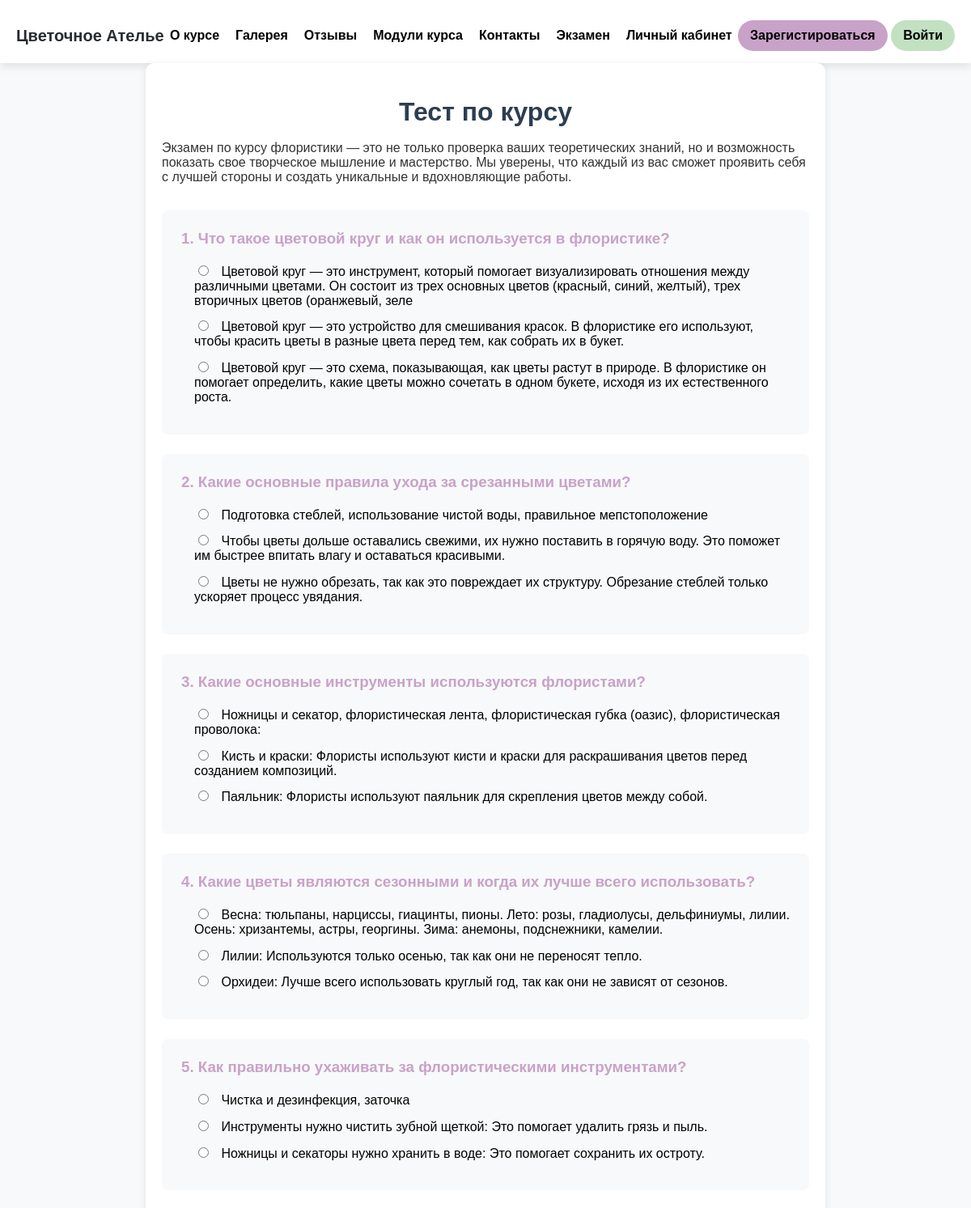
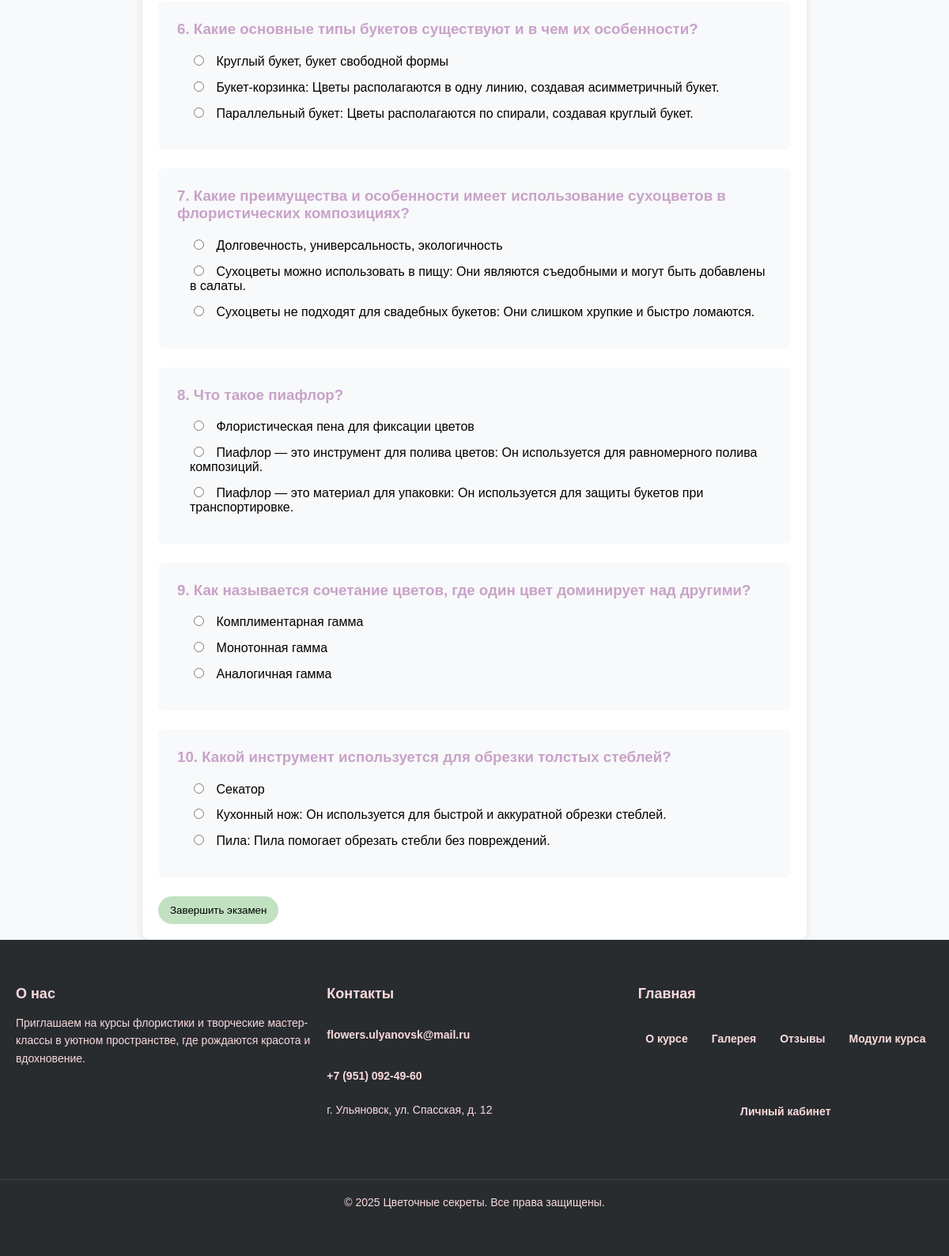
The app's page /user/exam/ (signed in) with its own data (2 pictures, top to bottom).
### users/models.py (models this page shows, shortened)
class Exam(models.Model):
    title = models.CharField(max_length=200)
    description = models.TextField()
    passing_score = models.PositiveIntegerField(default=70)
    course = models.ForeignKey('courses.Course', on_delete=models.CASCADE, related_name='exams')

class Question(models.Model):
    exam = models.ForeignKey(Exam, on_delete=models.CASCADE)
    text = models.TextField()
    order = models.PositiveIntegerField(default=0)

class Answer(models.Model):
    question = models.ForeignKey(Question, on_delete=models.CASCADE)
    text = models.CharField(max_length=200)
    is_correct = models.BooleanField(default=False)

### users/views.py (the view, shortened to what this page needs)
# urls.py: path('exam/', views.exam_view, name='exam'),
def exam_view(request):
    exam = Exam.objects.first()
    if not exam:
        return render(request, "users/no_exam.html")  # Создайте этот шаблон, если нужно
    questions = exam.question_set.order_by("order")
    return render(request, "users/exam.html", {"exam": exam, "questions": questions})

### users/templates/users/exam.html (shortened to what this page needs)
{% extends "base.html" %}
{% load static %}
{% block css_modules %}
<link rel="stylesheet" href="{% static 'deps/css/modules.css' %}">
{% endblock %}
{% block exam %}
    {% if user.is_authenticated %}
        <div class="exam-container">
            <h1 class="exam-title">{{ exam.title }}</h1>
            <p class="exam-description">{{ exam.description }}</p>
            <form method="post" class="exam-form">
                {% for question in questions %}
                    <div class="question-card">
                        <h3 class="question-text">{{ forloop.counter }}. {{ question.text }}</h3>
                        <div class="answers-container">
                            {% for answer in question.answer_set.all %}
                                <div class="answer-option">
                                    <input type="radio" id="answer_{{ answer.id }}" name="question_{{ question.id }}" value="{{ answer.id }}" required>
                                    <label for="answer_{{ answer.id }}">{{ answer.text }}</label>
                                </div>
                            {% endfor %}
                        </div>
                    </div>
                {% endfor %}
                <button type="submit" class="btn btn-green">Завершить экзамен</button>
            </form>
        </div>
    {% else %}
        <div class="exam-container">
            <h2>Для прохождения экзамена необходимо войти</h2>
            <a href="{% url 'users:login' %}" class="btn btn-purple">Войти</a>
        </div>
    {% endif %}
{% endblock %}

### static/deps/css/button.css (style rules this page uses)
.btn { border: none; border-radius: 122px; color: black; text-decoration: none; text-align: center; padding: 10px 15px; }
.btn-green { background-color: #C1E1C1; }

### static/deps/css/style.css (style rules this page uses)
body { margin: 0; padding: 0; font-family: 'MyFont', -apple-system, BlinkMacSystemFont, sans-serif; }
h1 { text-align: center; color: #282C2F; line-height: 1.2; text-transform: none; font-size: 2 em; font-weight: bold; }

### static/deps/css/user.css (style rules this page uses)
:root { --primary-color: #2c3e50; --secondary-color: #f1c40f; --error-color: #e74c3c; --background-light: #f8f9fa; --text-dark: #333; --text-light: #666; --border-radius: 8px; --box-shadow: 0 2px 4px rgba(0, 0, 0, 0.1); }
body { font-family: 'Arial', sans-serif; margin: 0; padding: 0; background-color: var(--background-light); }
.exam-container { max-width: 800px; margin: 2rem auto; padding: 2rem; background: white; border-radius: 10px; box-shadow: 0 2px 10px rgba(0, 0, 0, 0.1); }
.exam-title { color: var(--primary-color); margin-bottom: 1rem; }
.exam-description { color: var(--text-dark); margin-bottom: 2rem; }
.question-card { background: #f8f9fa; padding: 1.5rem; border-radius: 8px; margin-bottom: 1.5rem; display: block; }
.question-text { color: #C8A2C8; margin-top: 0; }
.answers-container { margin-left: 1rem; }
.answer-option { margin: 0.8rem 0; }
.answer-option label { margin-left: 0.5rem; cursor: pointer; }
.exam-container { max-width: 800px; margin: 0 auto; padding: 20px; }

### records on screen
Exam: title "Тест по курсу", description "Экзамен по курсу флористики — это не только проверка ваших теоретических знаний, но и возможность показать свое творческое мышление и мастерство. Мы уверены, что каждый из вас сможет проявить себя с лучшей стороны и создать уникальные и вдохновляющие работы."
Question: text "Что такое цветовой круг и как он используется в флористике?"
Answer: text "Цветовой круг — это инструмент, который помогает визуализировать отношения между различными цветами. Он состоит из трех основных цветов (красный, синий, желтый), трех вторичных цветов (оранжевый, зеле"
Answer: text "Цветовой круг — это устройство для смешивания красок. В флористике его используют, чтобы красить цветы в разные цвета перед тем, как собрать их в букет."
Answer: text "Цветовой круг — это схема, показывающая, как цветы растут в природе. В флористике он помогает определить, какие цветы можно сочетать в одном букете, исходя из их естественного роста."
Question: text "Какие основные правила ухода за срезанными цветами?"
Answer: text "Подготовка стеблей, использование чистой воды, правильное мепстоположение"
Answer: text "Чтобы цветы дольше оставались свежими, их нужно поставить в горячую воду. Это поможет им быстрее впитать влагу и оставаться красивыми."
Answer: text "Цветы не нужно обрезать, так как это повреждает их структуру. Обрезание стеблей только ускоряет процесс увядания."
Question: text "Какие основные инструменты используются флористами?"
Answer: text "Ножницы и секатор, флористическая лента, флористическая губка (оазис), флористическая проволока:"
Answer: text "Кисть и краски: Флористы используют кисти и краски для раскрашивания цветов перед созданием композиций."
Answer: text "Паяльник: Флористы используют паяльник для скрепления цветов между собой."
Question: text "Какие цветы являются сезонными и когда их лучше всего использовать?"
Answer: text "Весна: тюльпаны, нарциссы, гиацинты, пионы. Лето: розы, гладиолусы, дельфиниумы, лилии. Осень: хризантемы, астры, георгины. Зима: анемоны, подснежники, камелии."
Answer: text "Лилии: Используются только осенью, так как они не переносят тепло."
Answer: text "Орхидеи: Лучше всего использовать круглый год, так как они не зависят от сезонов."
Question: text "Как правильно ухаживать за флористическими инструментами?"
Answer: text "Чистка и дезинфекция, заточка"
Answer: text "Инструменты нужно чистить зубной щеткой: Это помогает удалить грязь и пыль."
Answer: text "Ножницы и секаторы нужно хранить в воде: Это помогает сохранить их остроту."
Question: text "Какие основные типы букетов существуют и в чем их особенности?"
Answer: text "Круглый букет, букет свободной формы"
Answer: text "Букет-корзинка: Цветы располагаются в одну линию, создавая асимметричный букет."
Answer: text "Параллельный букет: Цветы располагаются по спирали, создавая круглый букет."
Question: text "Какие преимущества и особенности имеет использование сухоцветов в флористических композициях?"
Answer: text "Долговечность, универсальность, экологичность"
Answer: text "Сухоцветы можно использовать в пищу: Они являются съедобными и могут быть добавлены в салаты."
Answer: text "Сухоцветы не подходят для свадебных букетов: Они слишком хрупкие и быстро ломаются."
Question: text "Что такое пиафлор?"
Answer: text "Флористическая пена для фиксации цветов"
Answer: text "Пиафлор — это инструмент для полива цветов: Он используется для равномерного полива композиций."
Answer: text "Пиафлор — это материал для упаковки: Он используется для защиты букетов при транспортировке."
Question: text "Как называется сочетание цветов, где один цвет доминирует над другими?"
Answer: text "Комплиментарная гамма"
Answer: text "Монотонная гамма"
Answer: text "Аналогичная гамма"
Question: text "Какой инструмент используется для обрезки толстых стеблей?"
Answer: text "Секатор"
Answer: text "Кухонный нож: Он используется для быстрой и аккуратной обрезки стеблей."
Answer: text "Пила: Пила помогает обрезать стебли без повреждений."
